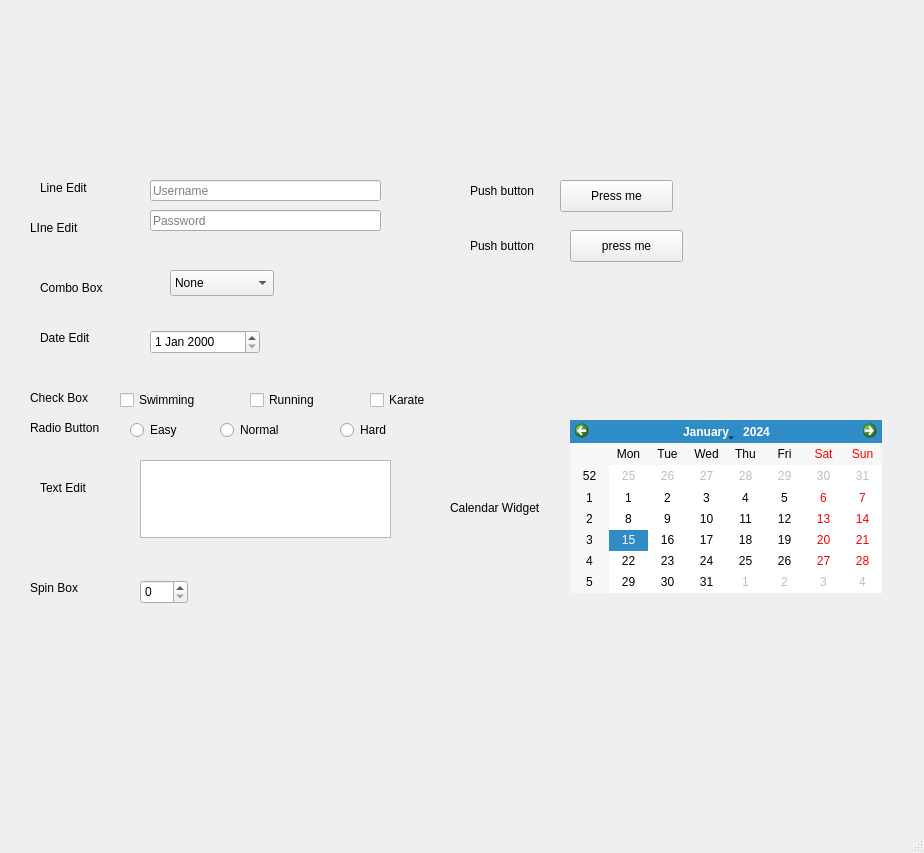
<?xml version="1.0" encoding="UTF-8"?>
<ui version="4.0">
 <class>MainWindow</class>
 <widget class="QMainWindow" name="MainWindow">
  <property name="geometry">
   <rect>
    <x>0</x>
    <y>0</y>
    <width>924</width>
    <height>853</height>
   </rect>
  </property>
  <property name="windowTitle">
   <string>MainWindow</string>
  </property>
  <widget class="QWidget" name="centralwidget">
   <widget class="QPushButton" name="pushButton">
    <property name="geometry">
     <rect>
      <x>560</x>
      <y>180</y>
      <width>113</width>
      <height>32</height>
     </rect>
    </property>
    <property name="text">
     <string>Press me</string>
    </property>
   </widget>
   <widget class="QLabel" name="label">
    <property name="geometry">
     <rect>
      <x>470</x>
      <y>180</y>
      <width>81</width>
      <height>21</height>
     </rect>
    </property>
    <property name="text">
     <string>Push button</string>
    </property>
   </widget>
   <widget class="QLabel" name="label_2">
    <property name="geometry">
     <rect>
      <x>40</x>
      <y>180</y>
      <width>60</width>
      <height>16</height>
     </rect>
    </property>
    <property name="text">
     <string>Line Edit</string>
    </property>
   </widget>
   <widget class="QLineEdit" name="lineEdit">
    <property name="geometry">
     <rect>
      <x>150</x>
      <y>180</y>
      <width>231</width>
      <height>21</height>
     </rect>
    </property>
    <property name="placeholderText">
     <string>Username</string>
    </property>
   </widget>
   <widget class="QPushButton" name="pushButton_2">
    <property name="geometry">
     <rect>
      <x>570</x>
      <y>230</y>
      <width>113</width>
      <height>32</height>
     </rect>
    </property>
    <property name="text">
     <string>press me</string>
    </property>
   </widget>
   <widget class="QLabel" name="label_3">
    <property name="geometry">
     <rect>
      <x>470</x>
      <y>230</y>
      <width>81</width>
      <height>31</height>
     </rect>
    </property>
    <property name="text">
     <string>Push button</string>
    </property>
   </widget>
   <widget class="QLineEdit" name="lineEdit_2">
    <property name="geometry">
     <rect>
      <x>150</x>
      <y>210</y>
      <width>231</width>
      <height>21</height>
     </rect>
    </property>
    <property name="placeholderText">
     <string>Password</string>
    </property>
   </widget>
   <widget class="QLabel" name="label_4">
    <property name="geometry">
     <rect>
      <x>30</x>
      <y>220</y>
      <width>60</width>
      <height>16</height>
     </rect>
    </property>
    <property name="text">
     <string>LIne Edit</string>
    </property>
   </widget>
   <widget class="QLabel" name="label_5">
    <property name="geometry">
     <rect>
      <x>40</x>
      <y>280</y>
      <width>81</width>
      <height>16</height>
     </rect>
    </property>
    <property name="text">
     <string>Combo Box</string>
    </property>
   </widget>
   <widget class="QComboBox" name="comboBox">
    <property name="geometry">
     <rect>
      <x>170</x>
      <y>270</y>
      <width>104</width>
      <height>26</height>
     </rect>
    </property>
    <property name="Male" stdset="0">
     <string/>
    </property>
    <item>
     <property name="text">
      <string>None</string>
     </property>
    </item>
    <item>
     <property name="text">
      <string>Male</string>
     </property>
    </item>
    <item>
     <property name="text">
      <string>Female</string>
     </property>
    </item>
   </widget>
   <widget class="QLabel" name="label_6">
    <property name="geometry">
     <rect>
      <x>40</x>
      <y>330</y>
      <width>60</width>
      <height>16</height>
     </rect>
    </property>
    <property name="text">
     <string>Date Edit</string>
    </property>
   </widget>
   <widget class="QDateEdit" name="dateEdit">
    <property name="geometry">
     <rect>
      <x>150</x>
      <y>330</y>
      <width>110</width>
      <height>24</height>
     </rect>
    </property>
   </widget>
   <widget class="QLabel" name="label_7">
    <property name="geometry">
     <rect>
      <x>30</x>
      <y>390</y>
      <width>81</width>
      <height>16</height>
     </rect>
    </property>
    <property name="text">
     <string>Check Box</string>
    </property>
   </widget>
   <widget class="QCheckBox" name="checkBox">
    <property name="geometry">
     <rect>
      <x>120</x>
      <y>390</y>
      <width>87</width>
      <height>20</height>
     </rect>
    </property>
    <property name="text">
     <string>Swimming</string>
    </property>
   </widget>
   <widget class="QCheckBox" name="checkBox_2">
    <property name="geometry">
     <rect>
      <x>250</x>
      <y>390</y>
      <width>87</width>
      <height>20</height>
     </rect>
    </property>
    <property name="text">
     <string>Running</string>
    </property>
   </widget>
   <widget class="QCheckBox" name="checkBox_3">
    <property name="geometry">
     <rect>
      <x>370</x>
      <y>390</y>
      <width>87</width>
      <height>20</height>
     </rect>
    </property>
    <property name="text">
     <string>Karate</string>
    </property>
   </widget>
   <widget class="QLabel" name="label_8">
    <property name="geometry">
     <rect>
      <x>30</x>
      <y>420</y>
      <width>81</width>
      <height>16</height>
     </rect>
    </property>
    <property name="text">
     <string>Radio Button</string>
    </property>
   </widget>
   <widget class="QRadioButton" name="radioButton">
    <property name="geometry">
     <rect>
      <x>130</x>
      <y>420</y>
      <width>100</width>
      <height>20</height>
     </rect>
    </property>
    <property name="text">
     <string>Easy</string>
    </property>
   </widget>
   <widget class="QRadioButton" name="radioButton_2">
    <property name="geometry">
     <rect>
      <x>220</x>
      <y>420</y>
      <width>100</width>
      <height>20</height>
     </rect>
    </property>
    <property name="text">
     <string>Normal</string>
    </property>
   </widget>
   <widget class="QRadioButton" name="radioButton_3">
    <property name="geometry">
     <rect>
      <x>340</x>
      <y>420</y>
      <width>100</width>
      <height>20</height>
     </rect>
    </property>
    <property name="text">
     <string>Hard</string>
    </property>
   </widget>
   <widget class="QLabel" name="label_9">
    <property name="geometry">
     <rect>
      <x>40</x>
      <y>480</y>
      <width>60</width>
      <height>16</height>
     </rect>
    </property>
    <property name="text">
     <string>Text Edit</string>
    </property>
   </widget>
   <widget class="QTextEdit" name="textEdit">
    <property name="geometry">
     <rect>
      <x>140</x>
      <y>460</y>
      <width>251</width>
      <height>78</height>
     </rect>
    </property>
   </widget>
   <widget class="QLabel" name="label_10">
    <property name="geometry">
     <rect>
      <x>30</x>
      <y>580</y>
      <width>60</width>
      <height>16</height>
     </rect>
    </property>
    <property name="text">
     <string>Spin Box</string>
    </property>
   </widget>
   <widget class="QSpinBox" name="spinBox">
    <property name="geometry">
     <rect>
      <x>140</x>
      <y>580</y>
      <width>48</width>
      <height>24</height>
     </rect>
    </property>
   </widget>
   <widget class="QCalendarWidget" name="calendarWidget">
    <property name="geometry">
     <rect>
      <x>570</x>
      <y>420</y>
      <width>312</width>
      <height>173</height>
     </rect>
    </property>
   </widget>
   <widget class="QLabel" name="label_11">
    <property name="geometry">
     <rect>
      <x>450</x>
      <y>500</y>
      <width>111</width>
      <height>16</height>
     </rect>
    </property>
    <property name="text">
     <string>Calendar Widget</string>
    </property>
   </widget>
  </widget>
  <widget class="QMenuBar" name="menubar">
   <property name="geometry">
    <rect>
     <x>0</x>
     <y>0</y>
     <width>924</width>
     <height>24</height>
    </rect>
   </property>
  </widget>
  <widget class="QStatusBar" name="statusbar"/>
 </widget>
 <resources/>
 <connections/>
</ui>
